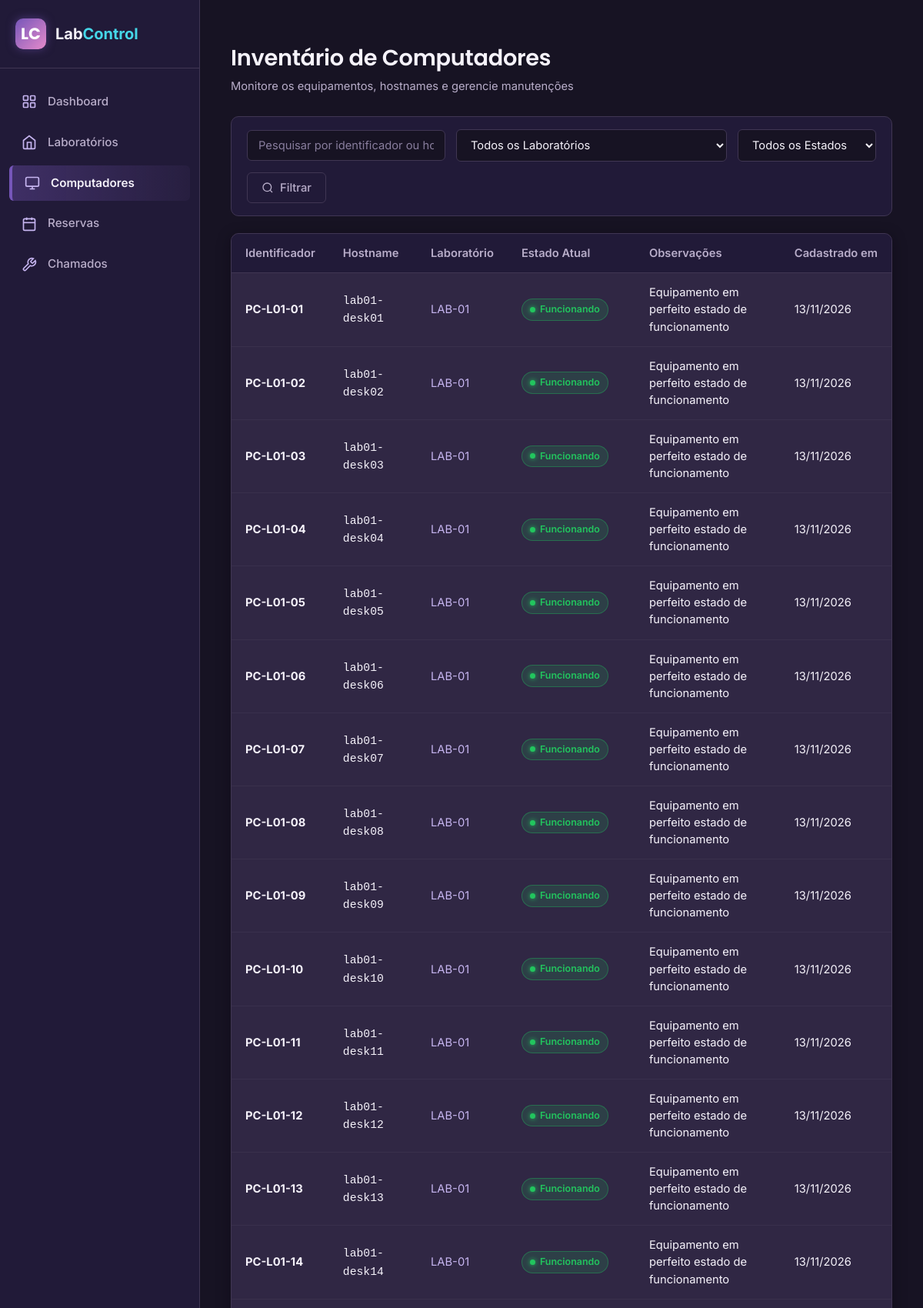
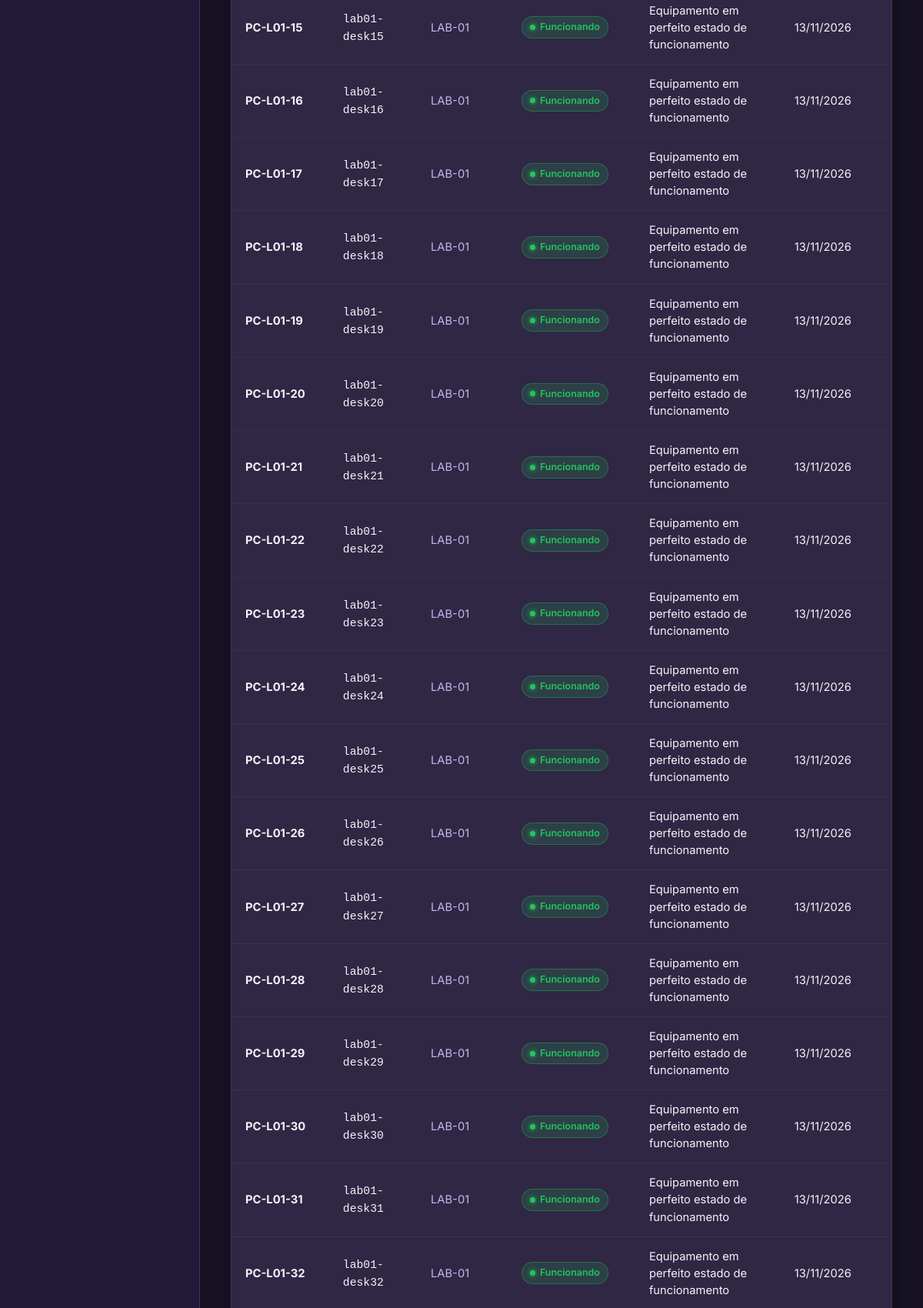
Screenshot of /computadores/ (signed in, upper part) with the database file from the repository (2 pictures, top to bottom).
### backend/models/computador.py (models this page shows, shortened)
class Computador(db.Model):
    __tablename__ = "computadores"
    id = db.Column(db.Integer, primary_key=True)
    identificador = db.Column(db.String(50), unique=True, nullable=False, index=True)
    hostname = db.Column(db.String(100), nullable=False)
    laboratorio_id = db.Column(db.Integer, db.ForeignKey("laboratorios.id"), nullable=False)
    estado = db.Column(db.String(30), default="Funcionando", nullable=False)
    observacao = db.Column(db.Text, nullable=True)
    criado_em = db.Column(db.DateTime, default=utc_now, nullable=False)
    laboratorio = db.relationship("Laboratorio", back_populates="computadores")
    chamados = db.relationship("Chamado", back_populates="computador", lazy="dynamic")

### backend/models/laboratorio.py (models this page shows, shortened)
class Laboratorio(db.Model):
    __tablename__ = "laboratorios"
    id = db.Column(db.Integer, primary_key=True)
    identificador = db.Column(db.String(50), unique=True, nullable=False, index=True)
    nome = db.Column(db.String(100), nullable=False)
    capacidade_maxima = db.Column(db.Integer, nullable=False)
    descricao = db.Column(db.Text, nullable=True)
    criado_em = db.Column(db.DateTime, default=utc_now, nullable=False)
    computadores = db.relationship("Computador", back_populates="laboratorio", lazy="dynamic")
    reservas = db.relationship("Reserva", back_populates="laboratorio", lazy="dynamic")
    chamados = db.relationship("Chamado", back_populates="laboratorio", lazy="dynamic")

### backend/routes/computador_routes.py (the view)
@pc_bp.route("/")
@login_required
def index():
    q = request.args.get("q", "").strip()
    lab_id = request.args.get("laboratorio_id", "").strip()
    estado = request.args.get("estado", "").strip()
    query = Computador.query
    if q:
        query = query.filter(
            (Computador.identificador.ilike(f"%{q}%")) |
            (Computador.hostname.ilike(f"%{q}%"))
        )
    if lab_id and lab_id.isdigit():
        query = query.filter_by(laboratorio_id=int(lab_id))
    if estado and estado in ESTADOS_COMPUTADOR:
        query = query.filter_by(estado=estado)
    computadores = query.order_by(Computador.laboratorio_id.asc(), Computador.identificador.asc()).all()
    laboratorios = Laboratorio.query.order_by(Laboratorio.identificador.asc()).all()
    return render_template(
        "computadores.html",
        computadores=computadores,
        laboratorios=laboratorios,
        estados=ESTADOS_COMPUTADOR,
        q=q,
        lab_id=lab_id,
        estado=estado,
    )

### backend/app.py (called while the page is built)
@login_manager.user_loader
def load_user(user_id):
    return db.session.get(Usuario, int(user_id))

### backend/models/usuario.py (called while the page is built)
    @property
    def is_admin(self) -> bool:
        return self.perfil == "Administrador"

    @property
    def is_ti(self) -> bool:
        return self.perfil == "TI"

### backend/services/auth_service.py (called while the page is built)
def validate_csrf():
    if request.method in ["POST", "PUT", "PATCH", "DELETE"]:
        token = request.form.get("csrf_token") or request.headers.get("X-CSRFToken")
        expected = session.get("_csrf_token")
        if not expected or not token or not secrets.compare_digest(token, expected):
            flash("Requisição inválida ou sessão expirada. Tente novamente.", "danger")
            abort(400)

### frontend/templates/computadores.html (shortened to what this page needs)
{% extends "base.html" %}
{% block content %}
<div class="page-header">
    <div class="header-titles">
        <h1>Inventário de Computadores</h1>
        <p class="header-subtitle">Monitore os equipamentos, hostnames e gerencie manutenções</p>
    </div>
</div>
<form method="GET" action="{{ url_for('computadores.index') }}" class="filter-bar">
    <div style="flex: 1; min-width: 220px;">
        <input
            type="text"
            name="q"
            value="{{ q }}"
            class="form-control"
            placeholder="Pesquisar por identificador ou hostname..."
        >
    </div>
    <div style="min-width: 180px;">
        <select name="laboratorio_id" class="form-select">
            <option value="">Todos os Laboratórios</option>
        </select>
    </div>
    <div style="min-width: 180px;">
        <select name="estado" class="form-select">
            <option value="">Todos os Estados</option>
        </select>
    </div>
    <button type="submit" class="btn btn-secondary">
        <svg width="16" height="16" viewBox="0 0 24 24" fill="none" stroke="currentColor" stroke-width="2"><circle cx="11" cy="11" r="8"/><line x1="21" y1="21" x2="16.65" y2="16.65"/></svg>
        Filtrar
    </button>
</form>
<div class="content-card">
    <div class="table-responsive">
        <table class="table-custom">
            <thead>
                <tr>
                    <th>Identificador</th>
                    <th>Hostname</th>
                    <th>Laboratório</th>
                    <th>Estado Atual</th>
                    <th>Observações</th>
                    <th>Cadastrado em</th>
                </tr>
            </thead>
            <tbody>
                {% for pc in computadores %}
                <tr>
                    <td><strong>{{ pc.identificador }}</strong></td>
                    <td><code>{{ pc.hostname }}</code></td>
                    <td>
                        <span style="color: var(--lavender);">{{ pc.laboratorio.identificador }}</span>
                    </td>
                    <td>
                        <span class="status-badge badge-{{ pc.estado.lower().replace(' ', '-') }}">{{ pc.estado }}</span>
                    </td>
                    <td>{{ pc.observacao or '—' }}</td>
                    <td>{{ pc.criado_em.strftime('%d/%m/%Y') }}</td>
                </tr>
                {% else %}
                <tr>
                    <td colspan="7" style="text-align: center; color: var(--text-muted); padding: 30px;">
                        Nenhum computador encontrado para os filtros selecionados.
                    </td>
                </tr>
                {% endfor %}
            </tbody>
        </table>
    </div>
</div>
{% endblock %}

### frontend/static/css/style.css (style rules this page uses)
:root { --bg-primary: #171323; --bg-secondary: #211A38; --bg-card: #302744; --purple-deep: #49376B; --purple-electric: #7656B9; --purple-vibrant: #9275D8; --lavender: #C6B5F0; --text-primary: #F5F2FA; --text-secondary: #B8ADC9; --text-muted: #887D9D; --border-color: #403653; --accent-cyan: #45D6E8; --accent-pink: #E58ACB; --accent-blue: #668CFF; --status-funcionando: #22C55E; --status-defeito: #F05261; --status-manutencao: #F5B942; --status-reservado: #9275D8; --status-sem-comunicacao: #8992A5; --font-main: 'Inter', -apple-system, BlinkMacSystemFont, 'Segoe UI', Roboto, sans-serif; --font-heading: 'Poppins', var(--font-main); --transition-fast: all 0.2s cubic-bezier(0.4, 0, 0.2, 1); --radius-sm: 6px; --radius-md: 10px; --radius-lg: 14px; --shadow-card: 0 4px 18px rgba(10, 7, 18, 0.45); --shadow-hover: 0 8px 24px rgba(118, 86, 185, 0.25); }
* { margin: 0; padding: 0; box-sizing: border-box; }
body { font-family: var(--font-main); background-color: var(--bg-primary); color: var(--text-primary); line-height: 1.5; min-height: 100vh; -webkit-font-smoothing: antialiased; }
h1, h2, h3, h4, h5, h6 { font-family: var(--font-heading); color: var(--text-primary); font-weight: 600; letter-spacing: -0.01em; }
.page-header { display: flex; justify-content: space-between; align-items: center; margin-bottom: 28px; flex-wrap: wrap; gap: 16px; }
.header-titles h1 { font-size: 1.8rem; color: var(--text-primary); margin-bottom: 4px; }
.header-subtitle { color: var(--text-secondary); font-size: 0.92rem; }
.content-card { background-color: var(--bg-card); border: 1px solid var(--border-color); border-radius: var(--radius-md); box-shadow: var(--shadow-card); margin-bottom: 24px; overflow: hidden; transition: var(--transition-fast); }
.table-responsive { width: 100%; overflow-x: auto; }
.table-custom { width: 100%; border-collapse: collapse; text-align: left; font-size: 0.92rem; }
.table-custom th { background-color: var(--bg-secondary); color: var(--text-secondary); font-weight: 600; padding: 14px 18px; border-bottom: 1px solid var(--border-color); white-space: nowrap; }
.table-custom td { padding: 14px 18px; border-bottom: 1px solid rgba(64, 54, 83, 0.6); color: var(--text-primary); vertical-align: middle; transition: var(--transition-fast); }
.status-badge { display: inline-flex; align-items: center; gap: 6px; padding: 4px 10px; border-radius: 20px; font-size: 0.78rem; font-weight: 600; white-space: nowrap; }
.status-badge::before { content: ""; display: inline-block; width: 7px; height: 7px; border-radius: 50%; }
.badge-funcionando { background-color: rgba(34, 197, 94, 0.15); color: var(--status-funcionando); border: 1px solid rgba(34, 197, 94, 0.35); }
.badge-funcionando::before { background-color: var(--status-funcionando); box-shadow: 0 0 6px var(--status-funcionando); }
.btn { display: inline-flex; align-items: center; justify-content: center; gap: 8px; padding: 10px 18px; font-family: var(--font-main); font-size: 0.92rem; font-weight: 500; border-radius: var(--radius-sm); border: 1px solid transparent; cursor: pointer; transition: var(--transition-fast); text-decoration: none; }
.btn-secondary { background-color: var(--bg-secondary); color: var(--text-secondary); border-color: var(--border-color); }
.filter-bar { display: flex; gap: 14px; margin-bottom: 22px; flex-wrap: wrap; align-items: center; background-color: var(--bg-secondary); padding: 16px 20px; border-radius: var(--radius-md); border: 1px solid var(--border-color); }
.form-control, .form-select { width: 100%; padding: 10px 14px; background-color: var(--bg-primary); border: 1px solid var(--border-color); border-radius: var(--radius-sm); color: var(--text-primary); font-family: var(--font-main); font-size: 0.92rem; transition: var(--transition-fast); }
.form-control::placeholder { color: var(--text-muted); }

### rows the page displays
Computador: identificador "PC-L01-01", hostname "lab01-desk01", laboratorio.identificador "LAB-01", estado "Funcionando", observacao "Equipamento em perfeito estado de funcionamento", criado_em "13/11/2026"
Computador: identificador "PC-L01-02", hostname "lab01-desk02", laboratorio.identificador "LAB-01", estado "Funcionando", observacao "Equipamento em perfeito estado de funcionamento", criado_em "13/11/2026"
Computador: identificador "PC-L01-03", hostname "lab01-desk03", laboratorio.identificador "LAB-01", estado "Funcionando", observacao "Equipamento em perfeito estado de funcionamento", criado_em "13/11/2026"
Computador: identificador "PC-L01-04", hostname "lab01-desk04", laboratorio.identificador "LAB-01", estado "Funcionando", observacao "Equipamento em perfeito estado de funcionamento", criado_em "13/11/2026"
Computador: identificador "PC-L01-05", hostname "lab01-desk05", laboratorio.identificador "LAB-01", estado "Funcionando", observacao "Equipamento em perfeito estado de funcionamento", criado_em "13/11/2026"
Computador: identificador "PC-L01-06", hostname "lab01-desk06", laboratorio.identificador "LAB-01", estado "Funcionando", observacao "Equipamento em perfeito estado de funcionamento", criado_em "13/11/2026"
Computador: identificador "PC-L01-07", hostname "lab01-desk07", laboratorio.identificador "LAB-01", estado "Funcionando", observacao "Equipamento em perfeito estado de funcionamento", criado_em "13/11/2026"
Computador: identificador "PC-L01-08", hostname "lab01-desk08", laboratorio.identificador "LAB-01", estado "Funcionando", observacao "Equipamento em perfeito estado de funcionamento", criado_em "13/11/2026"
Computador: identificador "PC-L01-09", hostname "lab01-desk09", laboratorio.identificador "LAB-01", estado "Funcionando", observacao "Equipamento em perfeito estado de funcionamento", criado_em "13/11/2026"
Computador: identificador "PC-L01-10", hostname "lab01-desk10", laboratorio.identificador "LAB-01", estado "Funcionando", observacao "Equipamento em perfeito estado de funcionamento", criado_em "13/11/2026"
Computador: identificador "PC-L01-11", hostname "lab01-desk11", laboratorio.identificador "LAB-01", estado "Funcionando", observacao "Equipamento em perfeito estado de funcionamento", criado_em "13/11/2026"
Computador: identificador "PC-L01-12", hostname "lab01-desk12", laboratorio.identificador "LAB-01", estado "Funcionando", observacao "Equipamento em perfeito estado de funcionamento", criado_em "13/11/2026"
Computador: identificador "PC-L01-13", hostname "lab01-desk13", laboratorio.identificador "LAB-01", estado "Funcionando", observacao "Equipamento em perfeito estado de funcionamento", criado_em "13/11/2026"
Computador: identificador "PC-L01-14", hostname "lab01-desk14", laboratorio.identificador "LAB-01", estado "Funcionando", observacao "Equipamento em perfeito estado de funcionamento", criado_em "13/11/2026"
Computador: identificador "PC-L01-15", hostname "lab01-desk15", laboratorio.identificador "LAB-01", estado "Funcionando", observacao "Equipamento em perfeito estado de funcionamento", criado_em "13/11/2026"
Computador: identificador "PC-L01-16", hostname "lab01-desk16", laboratorio.identificador "LAB-01", estado "Funcionando", observacao "Equipamento em perfeito estado de funcionamento", criado_em "13/11/2026"
Computador: identificador "PC-L01-17", hostname "lab01-desk17", laboratorio.identificador "LAB-01", estado "Funcionando", observacao "Equipamento em perfeito estado de funcionamento", criado_em "13/11/2026"
Computador: identificador "PC-L01-18", hostname "lab01-desk18", laboratorio.identificador "LAB-01", estado "Funcionando", observacao "Equipamento em perfeito estado de funcionamento", criado_em "13/11/2026"
Computador: identificador "PC-L01-19", hostname "lab01-desk19", laboratorio.identificador "LAB-01", estado "Funcionando", observacao "Equipamento em perfeito estado de funcionamento", criado_em "13/11/2026"
Computador: identificador "PC-L01-20", hostname "lab01-desk20", laboratorio.identificador "LAB-01", estado "Funcionando", observacao "Equipamento em perfeito estado de funcionamento", criado_em "13/11/2026"
Computador: identificador "PC-L01-21", hostname "lab01-desk21", laboratorio.identificador "LAB-01", estado "Funcionando", observacao "Equipamento em perfeito estado de funcionamento", criado_em "13/11/2026"
Computador: identificador "PC-L01-22", hostname "lab01-desk22", laboratorio.identificador "LAB-01", estado "Funcionando", observacao "Equipamento em perfeito estado de funcionamento", criado_em "13/11/2026"
Computador: identificador "PC-L01-23", hostname "lab01-desk23", laboratorio.identificador "LAB-01", estado "Funcionando", observacao "Equipamento em perfeito estado de funcionamento", criado_em "13/11/2026"
Computador: identificador "PC-L01-24", hostname "lab01-desk24", laboratorio.identificador "LAB-01", estado "Funcionando", observacao "Equipamento em perfeito estado de funcionamento", criado_em "13/11/2026"
Computador: identificador "PC-L01-25", hostname "lab01-desk25", laboratorio.identificador "LAB-01", estado "Funcionando", observacao "Equipamento em perfeito estado de funcionamento", criado_em "13/11/2026"
Computador: identificador "PC-L01-26", hostname "lab01-desk26", laboratorio.identificador "LAB-01", estado "Funcionando", observacao "Equipamento em perfeito estado de funcionamento", criado_em "13/11/2026"
Computador: identificador "PC-L01-27", hostname "lab01-desk27", laboratorio.identificador "LAB-01", estado "Funcionando", observacao "Equipamento em perfeito estado de funcionamento", criado_em "13/11/2026"
Computador: identificador "PC-L01-28", hostname "lab01-desk28", laboratorio.identificador "LAB-01", estado "Funcionando", observacao "Equipamento em perfeito estado de funcionamento", criado_em "13/11/2026"
Computador: identificador "PC-L01-29", hostname "lab01-desk29", laboratorio.identificador "LAB-01", estado "Funcionando", observacao "Equipamento em perfeito estado de funcionamento", criado_em "13/11/2026"
Computador: identificador "PC-L01-30", hostname "lab01-desk30", laboratorio.identificador "LAB-01", estado "Funcionando", observacao "Equipamento em perfeito estado de funcionamento", criado_em "13/11/2026"
Computador: identificador "PC-L01-31", hostname "lab01-desk31", laboratorio.identificador "LAB-01", estado "Funcionando", observacao "Equipamento em perfeito estado de funcionamento", criado_em "13/11/2026"
Computador: identificador "PC-L01-32", hostname "lab01-desk32", laboratorio.identificador "LAB-01", estado "Funcionando", observacao "Equipamento em perfeito estado de funcionamento", criado_em "13/11/2026"
